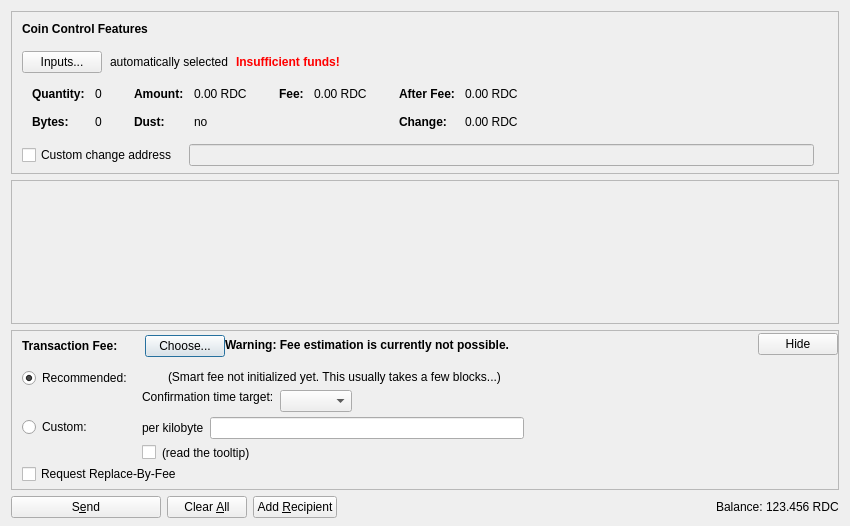
<?xml version="1.0" encoding="UTF-8"?>
<ui version="4.0">
 <class>SendCoinsDialog</class>
 <widget class="QDialog" name="SendCoinsDialog">
  <property name="geometry">
   <rect>
    <x>0</x>
    <y>0</y>
    <width>850</width>
    <height>526</height>
   </rect>
  </property>
  <property name="windowTitle">
   <string>Send Coins</string>
  </property>
  <layout class="QVBoxLayout" name="verticalLayout" stretch="0,1,0,0">
   <property name="bottomMargin">
    <number>8</number>
   </property>
   <item>
    <widget class="QFrame" name="frameCoinControl">
     <property name="sizePolicy">
      <sizepolicy hsizetype="Expanding" vsizetype="Expanding">
       <horstretch>0</horstretch>
       <verstretch>0</verstretch>
      </sizepolicy>
     </property>
     <property name="maximumSize">
      <size>
       <width>16777215</width>
       <height>16777215</height>
      </size>
     </property>
     <property name="frameShape">
      <enum>QFrame::StyledPanel</enum>
     </property>
     <property name="frameShadow">
      <enum>QFrame::Sunken</enum>
     </property>
     <layout class="QVBoxLayout" name="verticalLayoutCoinControl2">
      <property name="spacing">
       <number>0</number>
      </property>
      <property name="leftMargin">
       <number>0</number>
      </property>
      <property name="topMargin">
       <number>0</number>
      </property>
      <property name="rightMargin">
       <number>0</number>
      </property>
      <property name="bottomMargin">
       <number>6</number>
      </property>
      <item>
       <layout class="QVBoxLayout" name="verticalLayoutCoinControl" stretch="0,0,0,0,1">
        <property name="spacing">
         <number>0</number>
        </property>
        <property name="leftMargin">
         <number>10</number>
        </property>
        <property name="topMargin">
         <number>10</number>
        </property>
        <item>
         <layout class="QHBoxLayout" name="horizontalLayoutCoinControl1">
          <property name="bottomMargin">
           <number>15</number>
          </property>
          <item>
           <widget class="QLabel" name="labelCoinControlFeatures">
            <property name="sizePolicy">
             <sizepolicy hsizetype="Preferred" vsizetype="Maximum">
              <horstretch>0</horstretch>
              <verstretch>0</verstretch>
             </sizepolicy>
            </property>
            <property name="font">
             <font>
              <weight>75</weight>
              <bold>true</bold>
             </font>
            </property>
            <property name="styleSheet">
             <string notr="true">font-weight:bold;</string>
            </property>
            <property name="text">
             <string>Coin Control Features</string>
            </property>
           </widget>
          </item>
         </layout>
        </item>
        <item>
         <layout class="QHBoxLayout" name="horizontalLayoutCoinControl2" stretch="0,0,0,0">
          <property name="spacing">
           <number>8</number>
          </property>
          <property name="bottomMargin">
           <number>10</number>
          </property>
          <item>
           <widget class="QPushButton" name="pushButtonCoinControl">
            <property name="styleSheet">
             <string notr="true"/>
            </property>
            <property name="text">
             <string>Inputs...</string>
            </property>
            <property name="autoDefault">
             <bool>false</bool>
            </property>
           </widget>
          </item>
          <item>
           <widget class="QLabel" name="labelCoinControlAutomaticallySelected">
            <property name="text">
             <string>automatically selected</string>
            </property>
            <property name="margin">
             <number>5</number>
            </property>
           </widget>
          </item>
          <item>
           <widget class="QLabel" name="labelCoinControlInsuffFunds">
            <property name="font">
             <font>
              <weight>75</weight>
              <bold>true</bold>
             </font>
            </property>
            <property name="styleSheet">
             <string notr="true">color:red;font-weight:bold;</string>
            </property>
            <property name="text">
             <string>Insufficient funds!</string>
            </property>
            <property name="margin">
             <number>5</number>
            </property>
           </widget>
          </item>
          <item>
           <spacer name="horizontalSpacerCoinControl">
            <property name="orientation">
             <enum>Qt::Horizontal</enum>
            </property>
            <property name="sizeHint" stdset="0">
             <size>
              <width>40</width>
              <height>1</height>
             </size>
            </property>
           </spacer>
          </item>
         </layout>
        </item>
        <item>
         <widget class="QWidget" name="widgetCoinControl" native="true">
          <property name="sizePolicy">
           <sizepolicy hsizetype="Preferred" vsizetype="Preferred">
            <horstretch>0</horstretch>
            <verstretch>0</verstretch>
           </sizepolicy>
          </property>
          <property name="minimumSize">
           <size>
            <width>0</width>
            <height>0</height>
           </size>
          </property>
          <property name="styleSheet">
           <string notr="true"/>
          </property>
          <layout class="QHBoxLayout" name="horizontalLayoutCoinControl5">
           <property name="leftMargin">
            <number>0</number>
           </property>
           <property name="topMargin">
            <number>0</number>
           </property>
           <property name="rightMargin">
            <number>0</number>
           </property>
           <property name="bottomMargin">
            <number>0</number>
           </property>
           <item>
            <layout class="QHBoxLayout" name="horizontalLayoutCoinControl3" stretch="0,0,0,1">
             <property name="spacing">
              <number>20</number>
             </property>
             <property name="topMargin">
              <number>0</number>
             </property>
             <property name="bottomMargin">
              <number>10</number>
             </property>
             <item>
              <layout class="QFormLayout" name="formLayoutCoinControl1">
               <property name="horizontalSpacing">
                <number>10</number>
               </property>
               <property name="verticalSpacing">
                <number>14</number>
               </property>
               <property name="leftMargin">
                <number>10</number>
               </property>
               <property name="topMargin">
                <number>4</number>
               </property>
               <property name="rightMargin">
                <number>6</number>
               </property>
               <item row="0" column="0">
                <widget class="QLabel" name="labelCoinControlQuantityText">
                 <property name="font">
                  <font>
                   <weight>75</weight>
                   <bold>true</bold>
                  </font>
                 </property>
                 <property name="text">
                  <string>Quantity:</string>
                 </property>
                 <property name="margin">
                  <number>0</number>
                 </property>
                </widget>
               </item>
               <item row="0" column="1">
                <widget class="QLabel" name="labelCoinControlQuantity">
                 <property name="cursor">
                  <cursorShape>IBeamCursor</cursorShape>
                 </property>
                 <property name="contextMenuPolicy">
                  <enum>Qt::ActionsContextMenu</enum>
                 </property>
                 <property name="text">
                  <string notr="true">0</string>
                 </property>
                 <property name="margin">
                  <number>0</number>
                 </property>
                 <property name="textInteractionFlags">
                  <set>Qt::LinksAccessibleByMouse|Qt::TextSelectableByKeyboard|Qt::TextSelectableByMouse</set>
                 </property>
                </widget>
               </item>
               <item row="1" column="0">
                <widget class="QLabel" name="labelCoinControlBytesText">
                 <property name="font">
                  <font>
                   <weight>75</weight>
                   <bold>true</bold>
                  </font>
                 </property>
                 <property name="text">
                  <string>Bytes:</string>
                 </property>
                </widget>
               </item>
               <item row="1" column="1">
                <widget class="QLabel" name="labelCoinControlBytes">
                 <property name="cursor">
                  <cursorShape>IBeamCursor</cursorShape>
                 </property>
                 <property name="contextMenuPolicy">
                  <enum>Qt::ActionsContextMenu</enum>
                 </property>
                 <property name="text">
                  <string notr="true">0</string>
                 </property>
                 <property name="textInteractionFlags">
                  <set>Qt::LinksAccessibleByMouse|Qt::TextSelectableByKeyboard|Qt::TextSelectableByMouse</set>
                 </property>
                </widget>
               </item>
              </layout>
             </item>
             <item>
              <layout class="QFormLayout" name="formLayoutCoinControl2">
               <property name="horizontalSpacing">
                <number>10</number>
               </property>
               <property name="verticalSpacing">
                <number>14</number>
               </property>
               <property name="leftMargin">
                <number>6</number>
               </property>
               <property name="topMargin">
                <number>4</number>
               </property>
               <property name="rightMargin">
                <number>6</number>
               </property>
               <item row="0" column="0">
                <widget class="QLabel" name="labelCoinControlAmountText">
                 <property name="font">
                  <font>
                   <weight>75</weight>
                   <bold>true</bold>
                  </font>
                 </property>
                 <property name="text">
                  <string>Amount:</string>
                 </property>
                 <property name="margin">
                  <number>0</number>
                 </property>
                </widget>
               </item>
               <item row="0" column="1">
                <widget class="QLabel" name="labelCoinControlAmount">
                 <property name="cursor">
                  <cursorShape>IBeamCursor</cursorShape>
                 </property>
                 <property name="contextMenuPolicy">
                  <enum>Qt::ActionsContextMenu</enum>
                 </property>
                 <property name="text">
                  <string notr="true">0.00 RDC</string>
                 </property>
                 <property name="textInteractionFlags">
                  <set>Qt::LinksAccessibleByMouse|Qt::TextSelectableByKeyboard|Qt::TextSelectableByMouse</set>
                 </property>
                </widget>
               </item>
               <item row="1" column="0">
                <widget class="QLabel" name="labelCoinControlLowOutputText">
                 <property name="font">
                  <font>
                   <weight>75</weight>
                   <bold>true</bold>
                  </font>
                 </property>
                 <property name="text">
                  <string>Dust:</string>
                 </property>
                </widget>
               </item>
               <item row="1" column="1">
                <widget class="QLabel" name="labelCoinControlLowOutput">
                 <property name="cursor">
                  <cursorShape>IBeamCursor</cursorShape>
                 </property>
                 <property name="contextMenuPolicy">
                  <enum>Qt::ActionsContextMenu</enum>
                 </property>
                 <property name="text">
                  <string notr="true">no</string>
                 </property>
                 <property name="textInteractionFlags">
                  <set>Qt::LinksAccessibleByMouse|Qt::TextSelectableByKeyboard|Qt::TextSelectableByMouse</set>
                 </property>
                </widget>
               </item>
              </layout>
             </item>
             <item>
              <layout class="QFormLayout" name="formLayoutCoinControl3">
               <property name="horizontalSpacing">
                <number>10</number>
               </property>
               <property name="verticalSpacing">
                <number>14</number>
               </property>
               <property name="leftMargin">
                <number>6</number>
               </property>
               <property name="topMargin">
                <number>4</number>
               </property>
               <property name="rightMargin">
                <number>6</number>
               </property>
               <item row="0" column="0">
                <widget class="QLabel" name="labelCoinControlFeeText">
                 <property name="font">
                  <font>
                   <weight>75</weight>
                   <bold>true</bold>
                  </font>
                 </property>
                 <property name="text">
                  <string>Fee:</string>
                 </property>
                 <property name="margin">
                  <number>0</number>
                 </property>
                </widget>
               </item>
               <item row="0" column="1">
                <widget class="QLabel" name="labelCoinControlFee">
                 <property name="cursor">
                  <cursorShape>IBeamCursor</cursorShape>
                 </property>
                 <property name="contextMenuPolicy">
                  <enum>Qt::ActionsContextMenu</enum>
                 </property>
                 <property name="text">
                  <string notr="true">0.00 RDC</string>
                 </property>
                 <property name="textInteractionFlags">
                  <set>Qt::LinksAccessibleByMouse|Qt::TextSelectableByKeyboard|Qt::TextSelectableByMouse</set>
                 </property>
                </widget>
               </item>
              </layout>
             </item>
             <item>
              <layout class="QFormLayout" name="formLayoutCoinControl4">
               <property name="horizontalSpacing">
                <number>10</number>
               </property>
               <property name="verticalSpacing">
                <number>14</number>
               </property>
               <property name="leftMargin">
                <number>6</number>
               </property>
               <property name="topMargin">
                <number>4</number>
               </property>
               <property name="rightMargin">
                <number>6</number>
               </property>
               <item row="0" column="0">
                <widget class="QLabel" name="labelCoinControlAfterFeeText">
                 <property name="font">
                  <font>
                   <weight>75</weight>
                   <bold>true</bold>
                  </font>
                 </property>
                 <property name="text">
                  <string>After Fee:</string>
                 </property>
                 <property name="margin">
                  <number>0</number>
                 </property>
                </widget>
               </item>
               <item row="0" column="1">
                <widget class="QLabel" name="labelCoinControlAfterFee">
                 <property name="cursor">
                  <cursorShape>IBeamCursor</cursorShape>
                 </property>
                 <property name="contextMenuPolicy">
                  <enum>Qt::ActionsContextMenu</enum>
                 </property>
                 <property name="text">
                  <string notr="true">0.00 RDC</string>
                 </property>
                 <property name="textInteractionFlags">
                  <set>Qt::LinksAccessibleByMouse|Qt::TextSelectableByKeyboard|Qt::TextSelectableByMouse</set>
                 </property>
                </widget>
               </item>
               <item row="1" column="0">
                <widget class="QLabel" name="labelCoinControlChangeText">
                 <property name="font">
                  <font>
                   <weight>75</weight>
                   <bold>true</bold>
                  </font>
                 </property>
                 <property name="text">
                  <string>Change:</string>
                 </property>
                </widget>
               </item>
               <item row="1" column="1">
                <widget class="QLabel" name="labelCoinControlChange">
                 <property name="cursor">
                  <cursorShape>IBeamCursor</cursorShape>
                 </property>
                 <property name="contextMenuPolicy">
                  <enum>Qt::ActionsContextMenu</enum>
                 </property>
                 <property name="text">
                  <string notr="true">0.00 RDC</string>
                 </property>
                 <property name="textInteractionFlags">
                  <set>Qt::LinksAccessibleByMouse|Qt::TextSelectableByKeyboard|Qt::TextSelectableByMouse</set>
                 </property>
                </widget>
               </item>
              </layout>
             </item>
            </layout>
           </item>
          </layout>
         </widget>
        </item>
        <item>
         <layout class="QHBoxLayout" name="horizontalLayoutCoinControl4" stretch="0,0,0">
          <property name="spacing">
           <number>12</number>
          </property>
          <property name="sizeConstraint">
           <enum>QLayout::SetDefaultConstraint</enum>
          </property>
          <property name="topMargin">
           <number>5</number>
          </property>
          <property name="rightMargin">
           <number>5</number>
          </property>
          <item>
           <widget class="QCheckBox" name="checkBoxCoinControlChange">
            <property name="toolTip">
             <string>If this is activated, but the change address is empty or invalid, change will be sent to a newly generated address.</string>
            </property>
            <property name="text">
             <string>Custom change address</string>
            </property>
           </widget>
          </item>
          <item>
           <widget class="QValidatedLineEdit" name="lineEditCoinControlChange">
            <property name="enabled">
             <bool>false</bool>
            </property>
            <property name="sizePolicy">
             <sizepolicy hsizetype="Expanding" vsizetype="Fixed">
              <horstretch>0</horstretch>
              <verstretch>0</verstretch>
             </sizepolicy>
            </property>
           </widget>
          </item>
          <item>
           <widget class="QLabel" name="labelCoinControlChangeLabel">
            <property name="sizePolicy">
             <sizepolicy hsizetype="Preferred" vsizetype="Expanding">
              <horstretch>0</horstretch>
              <verstretch>0</verstretch>
             </sizepolicy>
            </property>
            <property name="minimumSize">
             <size>
              <width>0</width>
              <height>0</height>
             </size>
            </property>
            <property name="text">
             <string/>
            </property>
            <property name="margin">
             <number>3</number>
            </property>
           </widget>
          </item>
         </layout>
        </item>
        <item>
         <spacer name="verticalSpacerCoinControl">
          <property name="orientation">
           <enum>Qt::Vertical</enum>
          </property>
          <property name="sizeHint" stdset="0">
           <size>
            <width>800</width>
            <height>1</height>
           </size>
          </property>
         </spacer>
        </item>
       </layout>
      </item>
     </layout>
    </widget>
   </item>
   <item>
    <widget class="QScrollArea" name="scrollArea">
     <property name="widgetResizable">
      <bool>true</bool>
     </property>
     <widget class="QWidget" name="scrollAreaWidgetContents">
      <property name="geometry">
       <rect>
        <x>0</x>
        <y>0</y>
        <width>830</width>
        <height>104</height>
       </rect>
      </property>
      <layout class="QVBoxLayout" name="verticalLayout_2" stretch="0,1">
       <property name="leftMargin">
        <number>0</number>
       </property>
       <property name="topMargin">
        <number>0</number>
       </property>
       <property name="rightMargin">
        <number>0</number>
       </property>
       <property name="bottomMargin">
        <number>0</number>
       </property>
       <item>
        <layout class="QVBoxLayout" name="entries">
         <property name="spacing">
          <number>6</number>
         </property>
        </layout>
       </item>
       <item>
        <spacer name="verticalSpacer">
         <property name="orientation">
          <enum>Qt::Vertical</enum>
         </property>
         <property name="sizeHint" stdset="0">
          <size>
           <width>20</width>
           <height>40</height>
          </size>
         </property>
        </spacer>
       </item>
      </layout>
     </widget>
    </widget>
   </item>
   <item>
    <widget class="QFrame" name="frameFee">
     <property name="sizePolicy">
      <sizepolicy hsizetype="Expanding" vsizetype="Expanding">
       <horstretch>0</horstretch>
       <verstretch>0</verstretch>
      </sizepolicy>
     </property>
     <property name="maximumSize">
      <size>
       <width>16777215</width>
       <height>16777215</height>
      </size>
     </property>
     <property name="frameShape">
      <enum>QFrame::StyledPanel</enum>
     </property>
     <property name="frameShadow">
      <enum>QFrame::Sunken</enum>
     </property>
     <layout class="QVBoxLayout" name="verticalLayoutFee1">
      <property name="spacing">
       <number>0</number>
      </property>
      <property name="leftMargin">
       <number>0</number>
      </property>
      <property name="topMargin">
       <number>0</number>
      </property>
      <property name="rightMargin">
       <number>0</number>
      </property>
      <property name="bottomMargin">
       <number>0</number>
      </property>
      <item>
       <layout class="QVBoxLayout" name="verticalLayoutFee2" stretch="0,0,0">
        <property name="spacing">
         <number>0</number>
        </property>
        <property name="leftMargin">
         <number>10</number>
        </property>
        <property name="topMargin">
         <number>0</number>
        </property>
        <item>
         <layout class="QHBoxLayout" name="horizontalLayoutFee1">
          <property name="bottomMargin">
           <number>0</number>
          </property>
          <item>
           <layout class="QVBoxLayout" name="verticalLayoutFee7">
            <property name="spacing">
             <number>0</number>
            </property>
            <item>
             <spacer name="verticalSpacerSmartFee">
              <property name="orientation">
               <enum>Qt::Vertical</enum>
              </property>
              <property name="sizeType">
               <enum>QSizePolicy::Fixed</enum>
              </property>
              <property name="sizeHint" stdset="0">
               <size>
                <width>1</width>
                <height>4</height>
               </size>
              </property>
             </spacer>
            </item>
            <item>
             <layout class="QHBoxLayout" name="horizontalLayoutSmartFee">
              <property name="spacing">
               <number>10</number>
              </property>
              <item>
               <widget class="QLabel" name="labelFeeHeadline">
                <property name="sizePolicy">
                 <sizepolicy hsizetype="Preferred" vsizetype="Maximum">
                  <horstretch>0</horstretch>
                  <verstretch>0</verstretch>
                 </sizepolicy>
                </property>
                <property name="font">
                 <font>
                  <weight>75</weight>
                  <bold>true</bold>
                 </font>
                </property>
                <property name="styleSheet">
                 <string notr="true">font-weight:bold;</string>
                </property>
                <property name="text">
                 <string>Transaction Fee:</string>
                </property>
               </widget>
              </item>
              <item>
               <widget class="QLabel" name="labelFeeMinimized">
                <property name="text">
                 <string/>
                </property>
               </widget>
              </item>
              <item>
               <widget class="QPushButton" name="buttonChooseFee">
                <property name="text">
                 <string>Choose...</string>
                </property>
               </widget>
              </item>
             </layout>
            </item>
            <item>
             <spacer name="verticalSpacer_5">
              <property name="orientation">
               <enum>Qt::Vertical</enum>
              </property>
              <property name="sizeHint" stdset="0">
               <size>
                <width>1</width>
                <height>1</height>
               </size>
              </property>
             </spacer>
            </item>
           </layout>
          </item>
          <item>
           <widget class="QLabel" name="fallbackFeeWarningLabel">
            <property name="toolTip">
             <string>Using the fallbackfee can result in sending a transaction that will take several hours or days (or never) to confirm. Consider choosing your fee manually or wait until you have validated the complete chain.</string>
            </property>
            <property name="font">
            <font>
                <weight>75</weight>
                <bold>true</bold>
            </font>
            </property>
            <property name="text">
             <string>Warning: Fee estimation is currently not possible.</string>
            </property>
            <property name="wordWrap">
             <bool>false</bool>
            </property>
           </widget>
          </item>
          <item>
           <spacer name="horizontalSpacer_4">
            <property name="orientation">
             <enum>Qt::Horizontal</enum>
            </property>
            <property name="sizeType">
             <enum>QSizePolicy::MinimumExpanding</enum>
            </property>
            <property name="sizeHint" stdset="0">
             <size>
              <width>40</width>
              <height>20</height>
             </size>
            </property>
           </spacer>
          </item>
          <item>
           <widget class="QPushButton" name="buttonMinimizeFee">
            <property name="toolTip">
             <string>collapse fee-settings</string>
            </property>
            <property name="text">
             <string>Hide</string>
            </property>
           </widget>
          </item>
         </layout>
        </item>
        <item>
         <widget class="QFrame" name="frameFeeSelection">
          <layout class="QVBoxLayout" name="verticalLayoutFee12">
           <property name="spacing">
            <number>0</number>
           </property>
           <property name="leftMargin">
            <number>0</number>
           </property>
           <property name="topMargin">
            <number>0</number>
           </property>
           <property name="rightMargin">
            <number>0</number>
           </property>
           <property name="bottomMargin">
            <number>0</number>
           </property>
           <item>
            <layout class="QGridLayout" name="gridLayoutFee">
             <property name="topMargin">
              <number>10</number>
             </property>
             <property name="bottomMargin">
              <number>4</number>
             </property>
             <property name="horizontalSpacing">
              <number>10</number>
             </property>
             <property name="verticalSpacing">
              <number>4</number>
             </property>
             <item row="1" column="1">
              <layout class="QVBoxLayout" name="verticalLayoutFee8">
               <property name="spacing">
                <number>6</number>
               </property>
               <item>
                <layout class="QHBoxLayout" name="horizontalLayoutFee13">
                 <item>
                  <widget class="QLabel" name="labelCustomPerKilobyte">
                   <property name="toolTip">
                    <string>If the custom fee is set to 1000 satoshis and the transaction is only 250 bytes, then &quot;per kilobyte&quot; only pays 250 satoshis in fee, while &quot;total at least&quot; pays 1000 satoshis. For transactions bigger than a kilobyte both pay by kilobyte.</string>
                   </property>
                   <property name="text">
                    <string>per kilobyte</string>
                   </property>
                  </widget>
                 </item>
                 <item>
                  <widget class="ReadercoinAmountField" name="customFee"/>
                 </item>
                 <item>
                  <spacer name="horizontalSpacer_6">
                   <property name="orientation">
                    <enum>Qt::Horizontal</enum>
                   </property>
                   <property name="sizeHint" stdset="0">
                    <size>
                     <width>1</width>
                     <height>1</height>
                    </size>
                   </property>
                  </spacer>
                 </item>
                </layout>
               </item>
               <item>
                <layout class="QHBoxLayout" name="horizontalLayoutFee8">
                 <item>
                  <widget class="QCheckBox" name="checkBoxMinimumFee">
                   <property name="toolTip">
                    <string>Paying only the minimum fee is just fine as long as there is less transaction volume than space in the blocks. But be aware that this can end up in a never confirming transaction once there is more demand for readercoin transactions than the network can process.</string>
                   </property>
                   <property name="text">
                    <string/>
                   </property>
                  </widget>
                 </item>
                 <item>
                  <widget class="QLabel" name="labelMinFeeWarning">
                   <property name="enabled">
                    <bool>true</bool>
                   </property>
                   <property name="toolTip">
                    <string>Paying only the minimum fee is just fine as long as there is less transaction volume than space in the blocks. But be aware that this can end up in a never confirming transaction once there is more demand for readercoin transactions than the network can process.</string>
                   </property>
                   <property name="text">
                    <string>(read the tooltip)</string>
                   </property>
                   <property name="margin">
                    <number>5</number>
                   </property>
                  </widget>
                 </item>
                 <item>
                  <spacer name="horizontalSpacer_2">
                   <property name="orientation">
                    <enum>Qt::Horizontal</enum>
                   </property>
                   <property name="sizeHint" stdset="0">
                    <size>
                     <width>1</width>
                     <height>1</height>
                    </size>
                   </property>
                  </spacer>
                 </item>
                </layout>
               </item>
              </layout>
             </item>
             <item row="0" column="0">
              <layout class="QVBoxLayout" name="verticalLayoutFee4" stretch="0,1">
               <item>
                <widget class="QRadioButton" name="radioSmartFee">
                 <property name="text">
                  <string>Recommended:</string>
                 </property>
                 <property name="checked">
                  <bool>true</bool>
                 </property>
                 <attribute name="buttonGroup">
                  <string notr="true">groupFee</string>
                 </attribute>
                </widget>
               </item>
               <item>
                <spacer name="verticalSpacer_2">
                 <property name="orientation">
                  <enum>Qt::Vertical</enum>
                 </property>
                 <property name="sizeHint" stdset="0">
                  <size>
                   <width>1</width>
                   <height>1</height>
                  </size>
                 </property>
                </spacer>
               </item>
              </layout>
             </item>
             <item row="1" column="0">
              <layout class="QVBoxLayout" name="verticalLayoutFee9" stretch="0,1">
               <item>
                <widget class="QRadioButton" name="radioCustomFee">
                 <property name="text">
                  <string>Custom:</string>
                 </property>
                 <attribute name="buttonGroup">
                  <string notr="true">groupFee</string>
                 </attribute>
                </widget>
               </item>
               <item>
                <spacer name="verticalSpacer_6">
                 <property name="orientation">
                  <enum>Qt::Vertical</enum>
                 </property>
                 <property name="sizeHint" stdset="0">
                  <size>
                   <width>1</width>
                   <height>1</height>
                  </size>
                 </property>
                </spacer>
               </item>
              </layout>
             </item>
             <item row="0" column="1">
              <layout class="QVBoxLayout" name="verticalLayoutFee3" stretch="0,0,1">
               <property name="spacing">
                <number>6</number>
               </property>
               <property name="topMargin">
                <number>2</number>
               </property>
               <item>
                <layout class="QHBoxLayout" name="horizontalLayoutFee12">
                 <item>
                  <widget class="QLabel" name="labelSmartFee">
                   <property name="text">
                    <string/>
                   </property>
                   <property name="margin">
                    <number>2</number>
                   </property>
                  </widget>
                 </item>
                 <item>
                  <widget class="QLabel" name="labelFeeEstimation">
                   <property name="text">
                    <string/>
                   </property>
                  </widget>
                 </item>
                 <item>
                  <widget class="QLabel" name="labelSmartFee2">
                   <property name="text">
                    <string>(Smart fee not initialized yet. This usually takes a few blocks...)</string>
                   </property>
                   <property name="margin">
                    <number>2</number>
                   </property>
                  </widget>
                 </item>
                 <item>
                  <spacer name="horizontalSpacer_5">
                   <property name="orientation">
                    <enum>Qt::Horizontal</enum>
                   </property>
                   <property name="sizeHint" stdset="0">
                    <size>
                     <width>1</width>
                     <height>1</height>
                    </size>
                   </property>
                  </spacer>
                 </item>
                </layout>
               </item>
               <item>
                <layout class="QHBoxLayout" name="horizontalLayoutFee9">
                 <item>
                  <layout class="QVBoxLayout" name="verticalLayoutFee6">
                   <item>
                    <widget class="QLabel" name="labelSmartFee3">
                     <property name="text">
                      <string>Confirmation time target:</string>
                     </property>
                     <property name="margin">
                      <number>2</number>
                     </property>
                    </widget>
                   </item>
                   <item>
                    <spacer name="verticalSpacer_3">
                     <property name="orientation">
                      <enum>Qt::Vertical</enum>
                     </property>
                     <property name="sizeHint" stdset="0">
                      <size>
                       <width>1</width>
                       <height>1</height>
                      </size>
                     </property>
                    </spacer>
                   </item>
                  </layout>
                 </item>
                 <item>
                  <layout class="QVBoxLayout" name="verticalLayoutFee5">
                   <property name="rightMargin">
                    <number>30</number>
                   </property>
                   <item>
                    <layout class="QHBoxLayout" name="horizontalLayoutConfTarget">
                     <property name="bottomMargin">
                      <number>0</number>
                     </property>
                     <item>
                      <widget class="QComboBox" name="confTargetSelector"/>
                     </item>
                     <item>
                      <spacer name="horizontalSpacerConfTarget">
                       <property name="orientation">
                        <enum>Qt::Horizontal</enum>
                       </property>
                       <property name="sizeHint" stdset="0">
                        <size>
                         <width>40</width>
                         <height>20</height>
                        </size>
                       </property>
                      </spacer>
                     </item>
                    </layout>
                   </item>
                  </layout>
                 </item>
                </layout>
               </item>
               <item>
                <spacer name="verticalSpacer_4">
                 <property name="orientation">
                  <enum>Qt::Vertical</enum>
                 </property>
                 <property name="sizeHint" stdset="0">
                  <size>
                   <width>1</width>
                   <height>1</height>
                  </size>
                 </property>
                </spacer>
               </item>
              </layout>
             </item>
            </layout>
           </item>
           <item>
            <widget class="QCheckBox" name="optInRBF">
             <property name="text">
              <string>Request Replace-By-Fee</string>
             </property>
             <property name="toolTip">
              <string>Indicates that the sender may wish to replace this transaction with a new one paying higher fees (prior to being confirmed).</string>
             </property>
            </widget>
           </item>
          </layout>
         </widget>
        </item>
        <item>
         <spacer name="verticalSpacerFee">
          <property name="orientation">
           <enum>Qt::Vertical</enum>
          </property>
          <property name="sizeHint" stdset="0">
           <size>
            <width>40</width>
            <height>5</height>
           </size>
          </property>
         </spacer>
        </item>
       </layout>
      </item>
     </layout>
    </widget>
   </item>
   <item>
    <layout class="QHBoxLayout" name="horizontalLayout">
     <item>
      <widget class="QPushButton" name="sendButton">
       <property name="minimumSize">
        <size>
         <width>150</width>
         <height>0</height>
        </size>
       </property>
       <property name="toolTip">
        <string>Confirm the send action</string>
       </property>
       <property name="text">
        <string>S&amp;end</string>
       </property>
       <property name="icon">
        <iconset resource="../readercoin.qrc">
         <normaloff>:/icons/send</normaloff>:/icons/send</iconset>
       </property>
       <property name="autoDefault">
        <bool>false</bool>
       </property>
       <property name="default">
        <bool>false</bool>
       </property>
      </widget>
     </item>
     <item>
      <widget class="QPushButton" name="clearButton">
       <property name="sizePolicy">
        <sizepolicy hsizetype="Minimum" vsizetype="Fixed">
         <horstretch>0</horstretch>
         <verstretch>0</verstretch>
        </sizepolicy>
       </property>
       <property name="toolTip">
        <string>Clear all fields of the form.</string>
       </property>
       <property name="text">
        <string>Clear &amp;All</string>
       </property>
       <property name="icon">
        <iconset resource="../readercoin.qrc">
         <normaloff>:/icons/remove</normaloff>:/icons/remove</iconset>
       </property>
       <property name="autoDefault">
        <bool>false</bool>
       </property>
      </widget>
     </item>
     <item>
      <widget class="QPushButton" name="addButton">
       <property name="toolTip">
        <string>Send to multiple recipients at once</string>
       </property>
       <property name="text">
        <string>Add &amp;Recipient</string>
       </property>
       <property name="icon">
        <iconset resource="../readercoin.qrc">
         <normaloff>:/icons/add</normaloff>:/icons/add</iconset>
       </property>
       <property name="autoDefault">
        <bool>false</bool>
       </property>
      </widget>
     </item>
     <item>
      <spacer name="horizontalSpacer">
       <property name="orientation">
        <enum>Qt::Horizontal</enum>
       </property>
       <property name="sizeHint" stdset="0">
        <size>
         <width>40</width>
         <height>20</height>
        </size>
       </property>
      </spacer>
     </item>
     <item>
      <layout class="QHBoxLayout" name="horizontalLayout_2">
       <property name="spacing">
        <number>3</number>
       </property>
       <item>
        <widget class="QLabel" name="label">
         <property name="sizePolicy">
          <sizepolicy hsizetype="Preferred" vsizetype="Fixed">
           <horstretch>0</horstretch>
           <verstretch>0</verstretch>
          </sizepolicy>
         </property>
         <property name="text">
          <string>Balance:</string>
         </property>
        </widget>
       </item>
       <item>
        <widget class="QLabel" name="labelBalance">
         <property name="sizePolicy">
          <sizepolicy hsizetype="Preferred" vsizetype="Fixed">
           <horstretch>0</horstretch>
           <verstretch>0</verstretch>
          </sizepolicy>
         </property>
         <property name="cursor">
          <cursorShape>IBeamCursor</cursorShape>
         </property>
         <property name="text">
          <string notr="true">123.456 RDC</string>
         </property>
         <property name="textInteractionFlags">
          <set>Qt::LinksAccessibleByMouse|Qt::TextSelectableByKeyboard|Qt::TextSelectableByMouse</set>
         </property>
        </widget>
       </item>
      </layout>
     </item>
    </layout>
   </item>
  </layout>
 </widget>
 <customwidgets>
  <customwidget>
   <class>QValidatedLineEdit</class>
   <extends>QLineEdit</extends>
   <header>qvalidatedlineedit.h</header>
  </customwidget>
  <customwidget>
   <class>ReadercoinAmountField</class>
   <extends>QLineEdit</extends>
   <header>readercoinamountfield.h</header>
   <container>1</container>
  </customwidget>
 </customwidgets>
 <resources>
  <include location="../readercoin.qrc"/>
 </resources>
 <connections/>
 <buttongroups>
  <buttongroup name="groupFee"/>
 </buttongroups>
</ui>
